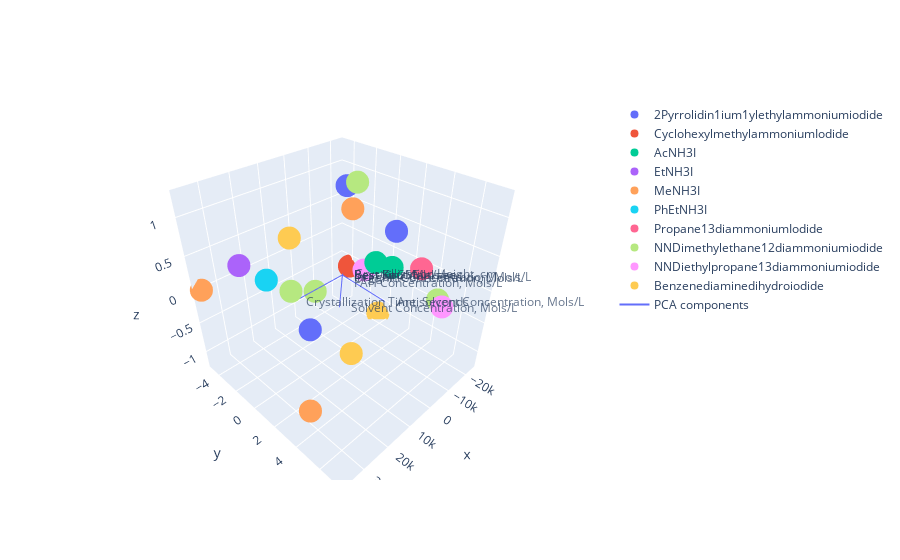

The notebook cell saved with this chart:
### Code cell
traces = []
for amine in amines:
    amine_df = crystal_data[crystal_data['Amine']==amine]
    marker_text = [f"Solvent: {row['Solvent']} Amine: {row['Amine']}" for idx, row in solvent_df.iterrows()]
    trace = go.Scatter3d(x=amine_df['PCA3D_X'], y=amine_df['PCA3D_Y'], z=amine_df['PCA3D_Z'], mode='markers',text=marker_text, name=amine)
    traces.append(trace)
PCA3D(loadings3d, features3d, traces)

### Figure 1 — Plotly figure (JSON) as saved in the notebook; plotly's stock layout.template omitted (floating-point values rounded to 4 significant figures)
{"data": [{"mode": "markers", "name": "2Pyrrolidin1ium1ylethylammoniumiodide", "text": ["Solvent: DMSO Amine: NNDimethylethane12diammoniumiodide"], "type": "scatter3d", "x": [-19410.0, 19050.0, -23110.0], "y": [1.035, 1.083, -4.222], "z": [0.4203, -0.3274, 0.6999]}, {"mode": "markers", "name": "CyclohexylmethylammoniumIodide", "text": ["Solvent: DMSO Amine: NNDimethylethane12diammoniumiodide"], "type": "scatter3d", "x": [-23610.0], "y": [-4.005], "z": [-0.65]}, {"mode": "markers", "name": "AcNH3I", "text": ["Solvent: DMSO Amine: NNDimethylethane12diammoniumiodide"], "type": "scatter3d", "x": [-21930.0, -12210.0], "y": [-1.013, 2.014], "z": [-0.2881, 0.07845]}, {"mode": "markers", "name": "EtNH3I", "text": ["Solvent: DMSO Amine: NNDimethylethane12diammoniumiodide"], "type": "scatter3d", "x": [23970.0], "y": [-4.312], "z": [0.1945]}, {"mode": "markers", "name": "MeNH3I", "text": ["Solvent: DMSO Amine: NNDimethylethane12diammoniumiodide"], "type": "scatter3d", "x": [-8494.0, 36460.0, 34840.0], "y": [-0.8269, -4.796, 4.567], "z": [0.765, 0.0205, -0.6722]}, {"mode": "markers", "name": "PhEtNH3I", "text": ["Solvent: DMSO Amine: NNDimethylethane12diammoniumiodide"], "type": "scatter3d", "x": [16590.0], "y": [-3.712], "z": [-0.1118]}, {"mode": "markers", "name": "Propane13diammoniumIodide", "text": ["Solvent: DMSO Amine: NNDimethylethane12diammoniumiodide"], "type": "scatter3d", "x": [-7171.0], "y": [4.918], "z": [0.4151]}, {"mode": "markers", "name": "NNDimethylethane12diammoniumiodide", "text": ["Solvent: DMSO Amine: NNDimethylethane12diammoniumiodide"], "type": "scatter3d", "x": [-3870.0, 149.2, 21390.0, -16170.0], "y": [0.4067, -2.729, 0.1119, 5.171], "z": [1.243, -0.5291, 0.1934, -0.1952]}, {"mode": "markers", "name": "NNDiethylpropane13diammoniumiodide", "text": ["Solvent: DMSO Amine: NNDimethylethane12diammoniumiodide"], "type": "scatter3d", "x": [-21210.0, -764.8], "y": [-2.013, 7.319], "z": [-0.4971, 0.2647]}, {"mode": "markers", "name": "Benzenediaminedihydroiodide", "text": ["Solvent: DMSO Amine: NNDimethylethane12diammoniumiodide"], "type": "scatter3d", "x": [10170.0, 17910.0, -22530.0], "y": [-2.62, 4.278, -0.6574], "z": [0.5006, -0.3212, -1.203]}, {"mode": "lines", "name": "PCA components", "type": "scatter3d", "x": [0, -3.781e-09, 0, 3.189e-09, 0, -0.000148, 0, 20120.0, 0, 0.2195, 0, 3.732, 0, -1.509, 0, -0.3492, 0, -0.08347, 0, -0.1212], "y": [0, 5.439e-08, 0, 2.517e-08, 0, -0.0002828, 0, -0.0006891, 0, 0.03362, 0, 3.593, 0, -0.2788, 0, -0.06165, 0, -0.007453, 0, -0.01179], "z": [0, 2.296e-08, 0, 3.395e-08, 0, 0.0003175, 0, -3.592e-05, 0, 0.0224, 0, -0.04555, 0, -0.556, 0, -0.1168, 0, -0.02373, 0, -0.04782]}], "layout": {"scene": {"annotations": [{"opacity": 0.7, "showarrow": false, "text": "Best Kin, Mols/sec", "x": -3.781e-09, "xanchor": "left", "xshift": 10, "y": 5.439e-08, "z": 2.296e-08}, {"opacity": 0.7, "showarrow": false, "text": "Best Kout, Mols/sec", "x": 3.189e-09, "xanchor": "left", "xshift": 10, "y": 2.517e-08, "z": 3.395e-08}, {"opacity": 0.7, "showarrow": false, "text": "Best Fit SSE", "x": -0.000148, "xanchor": "left", "xshift": 10, "y": -0.0002828, "z": 0.0003175}, {"opacity": 0.7, "showarrow": false, "text": "Crystallization Time, Seconds", "x": 20120.0, "xanchor": "left", "xshift": 10, "y": -0.0006891, "z": -3.592e-05}, {"opacity": 0.7, "showarrow": false, "text": "Crystallization Height, cm", "x": 0.2195, "xanchor": "left", "xshift": 10, "y": 0.03362, "z": 0.0224}, {"opacity": 0.7, "showarrow": false, "text": "Antisolvent Concentration, Mols/L", "x": 3.732, "xanchor": "left", "xshift": 10, "y": 3.593, "z": -0.04555}, {"opacity": 0.7, "showarrow": false, "text": "Solvent Concentration, Mols/L", "x": -1.509, "xanchor": "left", "xshift": 10, "y": -0.2788, "z": -0.556}, {"opacity": 0.7, "showarrow": false, "text": "FAH Concentration, Mols/L", "x": -0.3492, "xanchor": "left", "xshift": 10, "y": -0.06165, "z": -0.1168}, {"opacity": 0.7, "showarrow": false, "text": "Inorganic Concentration, Mols/L", "x": -0.08347, "xanchor": "left", "xshift": 10, "y": -0.007453, "z": -0.02373}, {"opacity": 0.7, "showarrow": false, "text": "Organic Concentration, Mols/L", "x": -0.1212, "xanchor": "left", "xshift": 10, "y": -0.01179, "z": -0.04782}]}}}
